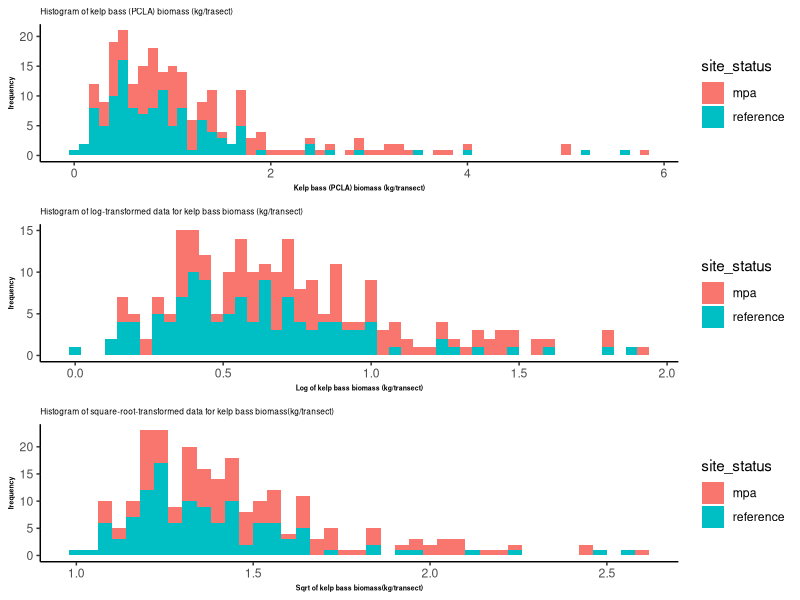
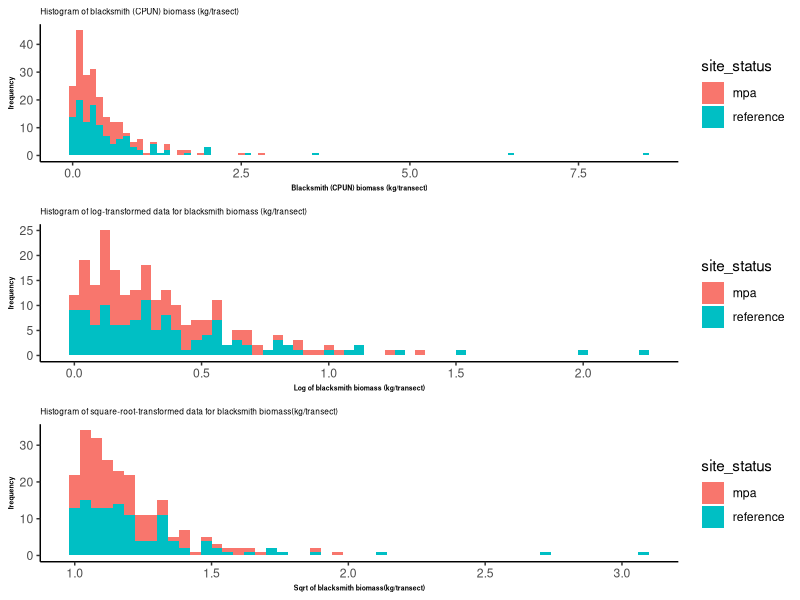
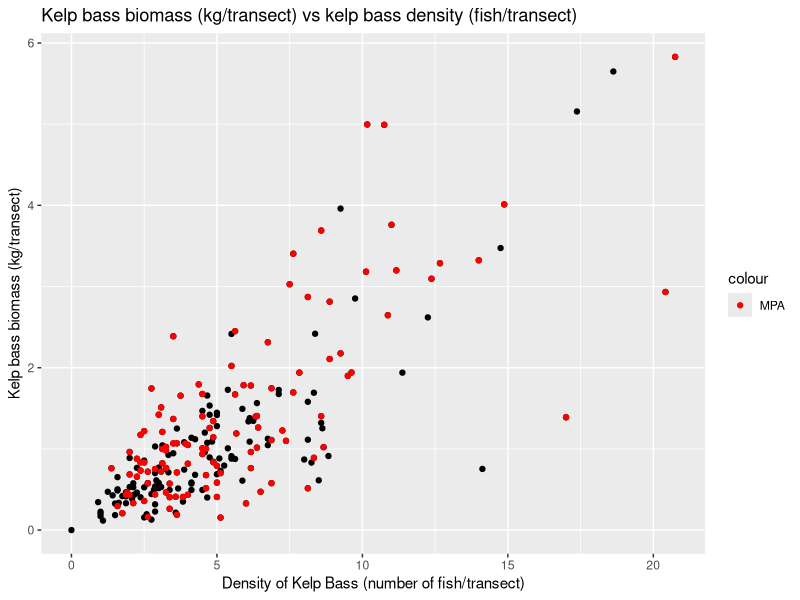
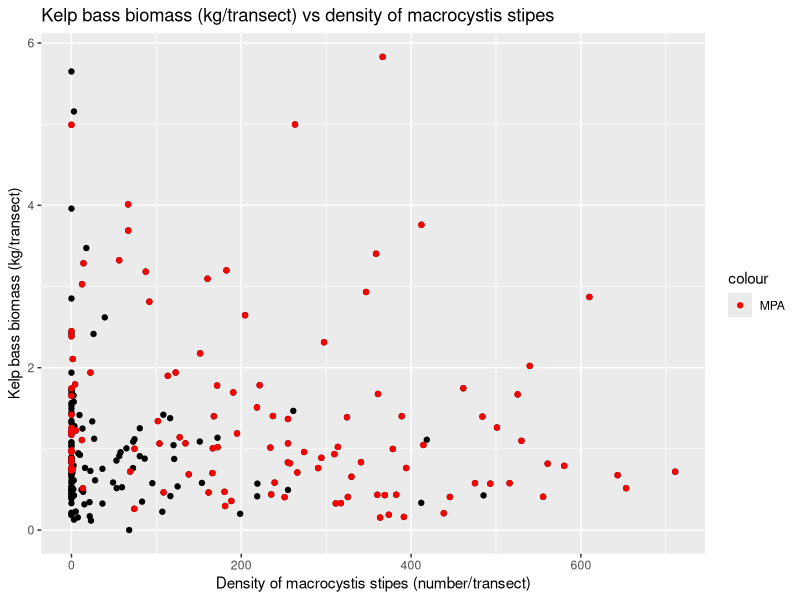
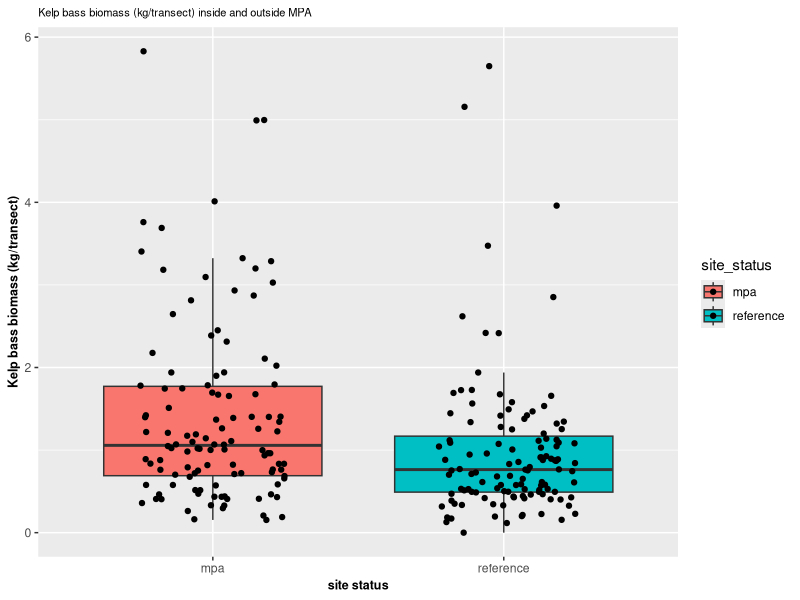
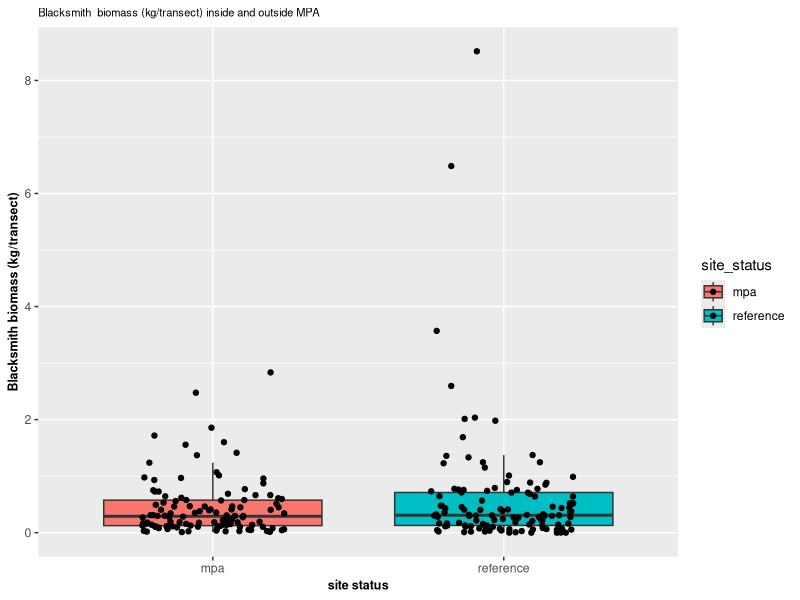
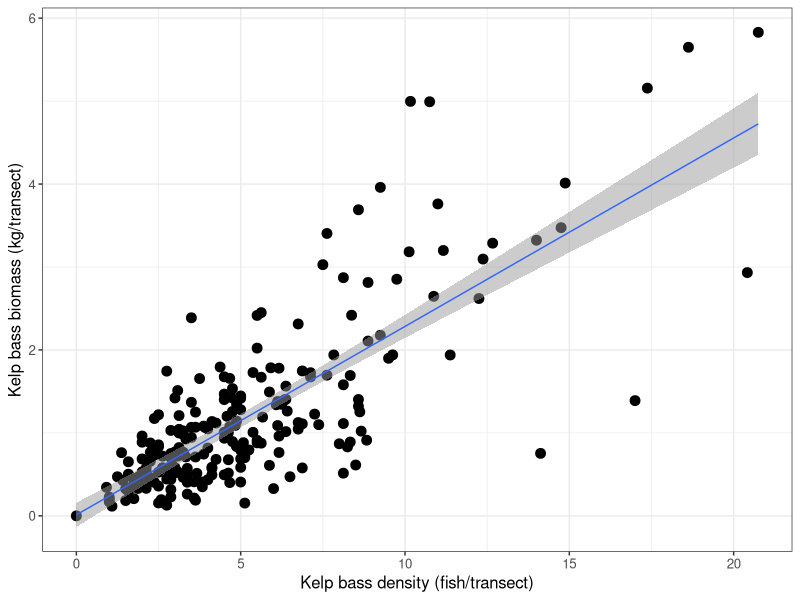
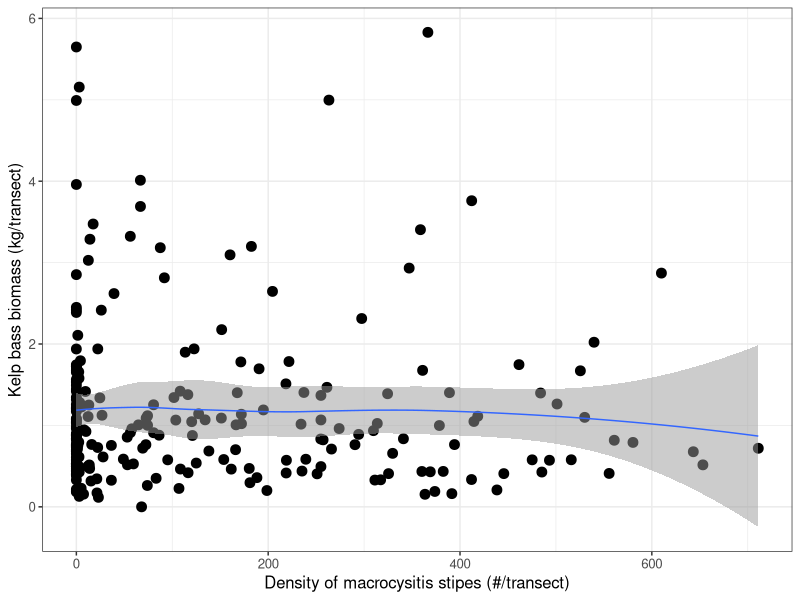

The R script that drew these images, in order:
## ---- chunk 1
knitr::opts_chunk$set(
	echo = TRUE,
	message = FALSE,
	warning = FALSE
)
# you must have echo = set to TRUE
## ---- chunk 2

# upload necessary libraries
library(tidyverse)
library(ggplot2)
library(psych)
library(car)
library(multcomp)
library(cowplot)
library(ggplot2)
library(fitdistrplus)
library("gridExtra")
# include other libraries you may need
## ---- chunk 3
## Loading in my data
pisco_data<-read.csv("NIKA_DATA.csv")
## ---- chunk 4

# Histogram of un-transformed y-variable (kelp bass biomass)
histogram<-ggplot(pisco_data, aes(x=bm_PCLA, fill=site_status))+ #making ggplot 
  geom_histogram(binwidth = 0.1)+ #making histogram to test normality
  theme_classic()+ #changing theme
  labs(x="Kelp bass (PCLA) biomass (kg/transect)", y="frequency")+ #create labels
  ggtitle("Histogram of kelp bass (PCLA) biomass (kg/trasect)")+ #create title
  theme(axis.title=element_text(face="bold", size=5), plot.title = element_text(size = 6)) #changing text elements 

pisco_data$log_bm_PCLA<-log(pisco_data$bm_PCLA+1) #making a new variable that is the log transformation of the PCLA biomass

## Histogram of log transformed y-variable (kelp bass biomass)
histogram2<-ggplot(pisco_data, aes(x=log_bm_PCLA, fill=site_status))+ #making a ggplot of the log transformed data
  geom_histogram(binwidth = 0.04)+ #changing color, making histogram
  theme_classic()+ #changing theme
  labs(x="Log of kelp bass biomass (kg/transect)", y="frequency")+ #changing labels 
  ggtitle("Histogram of log-transformed data for kelp bass biomass (kg/transect)")+ #title 
  theme(axis.title=element_text(face="bold", size=5), plot.title = element_text(size = 6)) #changing text elements 

pisco_data$sqrt_bm_PCLA<-sqrt(pisco_data$bm_PCLA+1) #making a new variable that is the log transformation of the PCLA biomass

#Histogram of square root transformed y-variable (kelp bass biomass)
histogram3<-ggplot(pisco_data, aes(x=sqrt_bm_PCLA, fill=site_status))+ #making a ggplot of the log transformed data
  geom_histogram (binwidth = 0.04)+ #making histogram
  theme_classic()+ #changing theme
  labs(x="Sqrt of kelp bass biomass(kg/transect)", y="frequency")+ #changing labels
  ggtitle("Histogram of square-root-transformed data for kelp bass biomass(kg/transect)")+ #title 
  theme(axis.title=element_text(face="bold", size=5), plot.title = element_text(size = 6)) #changing text elements 

grid.arrange(histogram, histogram2, histogram3, nrow=3) #putting all three histograms into one chunk/display 

## ---- chunk 5
## Histogram of un-transformed y-variable (blacksmith biomass)
histogram4<-ggplot(pisco_data, aes(x=bm_CPUN, fill=site_status))+ #making ggplot 
  geom_histogram(binwidth = 0.1)+ #making histogram to test normality
  theme_classic()+ #changing theme
  labs(x="Blacksmith (CPUN) biomass (kg/transect)", y="frequency")+ #create labels
  ggtitle("Histogram of blacksmith (CPUN) biomass (kg/trasect)")+ #create title
  theme(axis.title=element_text(face="bold", size=5), plot.title = element_text(size = 6)) #changing text elements 

pisco_data$log_bm_CPUN<-log(pisco_data$bm_CPUN+1) #making a new variable that is the log transformation of CPUN biomass

## Histogram of log transformed y-variable (blacksmith biomass)
histogram5<-ggplot(pisco_data, aes(x=log_bm_CPUN, fill=site_status))+ #making a ggplot of the log transformed data
  geom_histogram(binwidth = 0.04)+ #changing color, making histogram
  theme_classic()+ #changing theme
  labs(x="Log of blacksmith biomass (kg/transect)", y="frequency")+ #changing labels 
  ggtitle("Histogram of log-transformed data for blacksmith biomass (kg/transect)")+ #title 
  theme(axis.title=element_text(face="bold", size=5), plot.title = element_text(size = 6)) #changing text elements 

pisco_data$sqrt_bm_CPUN<-sqrt(pisco_data$bm_CPUN+1) #making a new variable that is the log transformation of  CPUN biomass

#Histogram of square root transformed y-variable (blacksmith biomass)
histogram6<-ggplot(pisco_data, aes(x=sqrt_bm_CPUN, fill=site_status))+ #making a ggplot of the log transformed data
  geom_histogram (binwidth = 0.04)+ #making histogram
  theme_classic()+ #changing theme
  labs(x="Sqrt of blacksmith biomass(kg/transect)", y="frequency")+ #changing labels
  ggtitle("Histogram of square-root-transformed data for blacksmith biomass(kg/transect)")+ #title 
  theme(axis.title=element_text(face="bold", size=5), plot.title = element_text(size = 6)) #changing text elements 

grid.arrange(histogram4, histogram5, histogram6, nrow=3) #putting all three histograms into one chunk/display 

## ---- chunk 6
## plot y~x(numeric):
twonum1<-ggplot(pisco_data, aes(x=den_PCLA, y=bm_PCLA))+ #making ggplot, defining variables, naming the plot 
  geom_point() + #scatter plot
  geom_point(data = filter(pisco_data, site_status == "mpa"), aes(color = "MPA")) +  # Change color for points in MPA
  labs(x = "Density of Kelp Bass (number of fish/transect)", y = "Kelp bass biomass (kg/transect)") + #adding informative lables 
  scale_color_manual(values = c("red"), labels = c("MPA"))+  # Specify color and label for the legend
  ggtitle("Kelp bass biomass (kg/transect) vs kelp bass density (fish/transect)") #making a title
plot(twonum1)
## ---- chunk 7
## plot y~x(numeric) 2:
twonum2<-ggplot(pisco_data, aes(x=den_MACSTIPES, y=bm_PCLA))+ #making ggplot, defining variables, naming the plot 
  geom_point()+ #scatter plot
  geom_point(data = filter(pisco_data, site_status == "mpa"), aes(color = "MPA")) +  # Change color for points in MPA
  labs(x = "Density of macrocystis stipes (number/transect)", y = "Kelp bass biomass (kg/transect)") + #adding informative lables 
  scale_color_manual(values = c("red"), labels = c("MPA"))+ # Specify color and label for the legend
  ggtitle("Kelp bass biomass (kg/transect) vs density of macrocystis stipes") #informative title
plot(twonum2)
## ---- chunk 8
categoricalkb<-ggplot(pisco_data, aes(x=site_status, y=bm_PCLA, fill=site_status))+ #making a ggplot, defining x and y, naming it categorical k(elp) b(ass)
  geom_boxplot(outlier.shape=NA)+ #omitting outliers so they will not be double represented when geom jitter layer is added 
  geom_jitter(width=0.25)+ #adding individual data points over the box plot 
  labs(x="site status", y="Kelp bass biomass (kg/transect)")+ #creating labels 
  ggtitle("Kelp bass biomass (kg/transect) inside and outside MPA")+ #making a title
  theme(axis.title=element_text(face="bold", size=9), plot.title = element_text(size = 8)) #changing text elements 

plot(categoricalkb)

## ---- chunk 9
categoricalbs<-ggplot(pisco_data, aes(x=site_status, y=bm_CPUN, fill=site_status))+ #making a ggplot, defining x and y, naming it categorical b(lack)s(mith)
  geom_boxplot(outlier.shape=NA)+ #omitting outliers so they will not be double represented when geom jitter layer is added 
  geom_jitter(width=0.25)+ #adding individual data points over the box plot
  labs(x="site status", y="Blacksmith biomass (kg/transect)")+ #creating labels 
  ggtitle("Blacksmith  biomass (kg/transect) inside and outside MPA")+ #making a title 
  theme(axis.title=element_text(face="bold", size=9), plot.title = element_text(size = 8)) #changing text elements 
plot(categoricalbs)

## ---- chunk 10

#visualizing results
ggplot(pisco_data, aes(x=den_PCLA, y=bm_PCLA))+
  geom_point(size=3)+
  geom_smooth(method="lm", alpha=0.5, size=0.5)+
  ylab("Kelp bass biomass (kg/transect)")+ 
  xlab("Kelp bass density (fish/transect)")+
  theme_bw()+ #cute theme
  theme(text = element_text(size=12)) 

# From the results of the Pearson’s parametric correlation, we conclude that r is equal to 0.7599329  which suggests a strong positive correlation between the density of kelp bass (fish/transect) and biomass of kelp bass (kg/transect). The p value is <2.2e-16 which is less than our alpha value of 0.05. This means we can reject the null hypothesis that there is no significant correlation between the density of kelp bass (fish/transect) and biomass of kelp bass (kg/transect). Our test statistic is  17.769, and df= 23. The 95% confidence interval is 0.6481601 to 0.7224044, which does not contain zero, hence there is a strong positive correlation between  the density of kelp bass (fish/transect) and biomass of kelp bass (kg/transect).
## ---- chunk 11


#visualizing results
ggplot(pisco_data, aes(x=den_MACSTIPES, y=bm_PCLA))+
  geom_point(size=3)+
  geom_smooth(alpha=0.5, size=0.5)+
  ylab("Kelp bass biomass (kg/transect)")+ 
  xlab("Density of macrocysitis stipes (#/transect)")+
  theme_bw()+ 
  theme(text = element_text(size=12)) 

#From the results of the Pearson’s parametric correlation, we conclude that rho is equal to -0.03937696 which suggests weak negative relationship between the density of macrocystis stipes (#/transect) and the biomass of kelp bass (kg/transect). The p value is 0.5498 which is greater than our alpha value 0f 0.05. This means we fail to reject the null hypothesis that there is no significant monotonic relationship between the density of macrocystis stipes (#/transect) and the biomass of kelp bass (kg/transect). Our test statistic is 2191198. In conclusion, there is not a significant monotonic relationship between the density of macrocystis stipes (#/transect) and the biomass of kelp bass (kg/transect).

## ---- chunk 12
# Histogram of un-transformed y-variable (kelp bass biomass)
histogram<-ggplot(pisco_data, aes(x=bm_PCLA, fill=site_status))+ #making ggplot 
  geom_histogram()+ #making histogram to test normality
  theme_classic()+ #changing theme
  labs(x="Kelp bass (PCLA) biomass (kg/transect)", y="frequency")+ #create labels
  ggtitle("Histogram of kelp bass (PCLA) biomass (kg/trasect")+ #create title
  theme(axis.title=element_text(face="bold", size=9), plot.title = element_text(size = 8)) #changing text elements 

pisco_data$log_bm_PCLA<-log(pisco_data$bm_PCLA+1) #making a new variable that is the log transformation of the PCLA biomass

## Histogram of log transformed y-variable (kelp bass biomass)
histogram2<-ggplot(pisco_data, aes(x=log_bm_PCLA, fill=site_status))+ #making a ggplot of the log transformed data
  geom_histogram()+ #changing color, making histogram
  theme_classic()+ #changing theme
  labs(x="Log of kelp bass biomass (kg/transect)", y="frequency")+ #changing labels 
  ggtitle("Histogram of log-transformed data for kelp bass biomass (kg/transect)")+ #title 
  theme(axis.title=element_text(face="bold", size=9), plot.title = element_text(size = 8)) #changing text elements 

pisco_data$sqrt_bm_PCLA<-sqrt(pisco_data$bm_PCLA+1) #making a new variable that is the log transformation of the PCLA biomass

#Histogram of square root transformed y-variable (kelp bass biomass)
histogram3<-ggplot(pisco_data, aes(x=sqrt_bm_PCLA, fill=site_status))+ #making a ggplot of the log transformed data
  geom_histogram ()+ #making histogram
  theme_classic()+ #changing theme
  labs(x="Sqrt of kelp bass biomass(kg/transect)", y="frequency")+ #changing labels
  ggtitle("Histogram of square-root-transformed data for kelp bass biomass(kg/m^3)")+ #title 
  theme(axis.title=element_text(face="bold", size=9), plot.title = element_text(size = 8)) #changing text elements 

grid.arrange(histogram, histogram2, histogram3, ncol=3) #putting all three histograms into one chunk/display 

# qqPlot of y-variable
qqPlot(pisco_data$bm_PCLA) # qqPlot of un-transformed kelp bass biomass
qqPlot(pisco_data$log_bm_PCLA) # qqPlot of log-transformed kelp bass biomass
qqPlot(pisco_data$sqrt_bm_PCLA) # qqPlot of square-root-transformed kelp bass

# shapiro-wilks test of y-variable
shapiro.test(pisco_data$bm_PCLA) #Shapiro-wilks test of un-transformed kelp bass biomass
shapiro.test(pisco_data$log_bm_PCLA) #Shapiro-wilks test of log-transformed kelp bass biomass
shapiro.test(pisco_data$sqrt_bm_PCLA) #Shapiro-wilks test of square-root-transformed kelp bass biomass

## ---- chunk 13
## Histogram of un-transformed y-variable (blacksmith biomass)
histogram4<-ggplot(pisco_data, aes(x=bm_CPUN, fill=site_status))+ #making ggplot 
  geom_histogram()+ #making histogram to test normality
  theme_classic()+ #changing theme
  labs(x="Blacksmith (CPUN) biomass (kg/transect)", y="frequency")+ #create labels
  ggtitle("Histogram of blacksmith (CPUN) biomass (kg/trasect)")+ #create title
  theme(axis.title=element_text(face="bold", size=9), plot.title = element_text(size = 8)) #changing text elements 

pisco_data$log_bm_CPUN<-log(pisco_data$bm_CPUN+1) #making a new variable that is the log transformation of CPUN biomass

## Histogram of log transformed y-variable (blacksmith biomass)
histogram5<-ggplot(pisco_data, aes(x=log_bm_CPUN, fill=site_status))+ #making a ggplot of the log transformed data
  geom_histogram()+ #changing color, making histogram
  theme_classic()+ #changing theme
  labs(x="Log of blacksmith biomass (kg/transect)", y="frequency")+ #changing labels 
  ggtitle("Histogram of log-transformed data for blacksmith biomass (kg/transect)")+ #title 
  theme(axis.title=element_text(face="bold", size=9), plot.title = element_text(size = 8)) #changing text elements 

pisco_data$sqrt_bm_CPUN<-sqrt(pisco_data$bm_CPUN+1) #making a new variable that is the log transformation of  CPUN biomass

#Histogram of square root transformed y-variable (blacksmith biomass)
histogram6<-ggplot(pisco_data, aes(x=sqrt_bm_CPUN, fill=site_status))+ #making a ggplot of the log transformed data
  geom_histogram ()+ #making histogram
  theme_classic()+ #changing theme
  labs(x="Sqrt of blacksmith biomass(kg/transect)", y="frequency")+ #changing labels
  ggtitle("Histogram of square-root-transformed data for blacksmith biomass(kg/transect)")+ #title 
  theme(axis.title=element_text(face="bold", size=9), plot.title = element_text(size = 8)) #changing text elements 

grid.arrange(histogram4, histogram5, histogram6, ncol=3) #putting all three histograms into one chunk/display 

# qqPlot of y-variable
qqPlot(pisco_data$bm_CPUN) #qqPlot of untransformed blacksmithbiomass  
qqPlot(pisco_data$log_bm_CPUN) #qqPlot of log-transformed blacksmith biomass
qqPlot(pisco_data$sqrt_bm_CPUN) #qqPlot of square-root transformed blacksmith

# shapiro-wilks test of y-variable
shapiro.test(pisco_data$bm_CPUN) # Shapiro-wilks test of un-transformed blacksmith biomass 
shapiro.test(pisco_data$log_bm_CPUN) # Shapiro-wilks test of log-transformed blacksmith biomass 
shapiro.test(pisco_data$sqrt_bm_CPUN) #Shapiro-wilks test of square-root transformed blacksmith biomass
## ---- chunk 14
categoricalkb<-ggplot(pisco_data, aes(x=site_status, y=bm_PCLA, fill=site_status))+ #making a ggplot, defining x and y, naming it categorical k(elp) b(ass)
  geom_boxplot(outlier.shape=NA)+ #omitting outliers so they will not be double represented when geom jitter layer is added 
  geom_jitter(width=0.25)+ #adding individual data points over the box plot 
  labs(x="site status", y="Kelp bass biomass (kg/transect)")+ #creating labels 
  ggtitle("Kelp bass biomass (kg/transect) inside and outside MPA")+ #making a title
  theme(axis.title=element_text(face="bold", size=9), plot.title = element_text(size = 8)) #changing text elements 

categoricalbs<-ggplot(pisco_data, aes(x=site_status, y=bm_CPUN, fill=site_status))+ #making a ggplot, defining x and y, naming it categorical b(lack)s(mith)
  geom_boxplot(outlier.shape=NA)+ #omitting outliers so they will not be double represented when geom jitter layer is added 
  geom_jitter(width=0.25)+ #adding individual data points over the box plot
  labs(x="site status", y="Blacksmith biomass (kg/transect)")+ #creating labels 
  ggtitle("Blacksmith  biomass (kg/transect) inside and outside MPA")+ #making a title 
  theme(axis.title=element_text(face="bold", size=9), plot.title = element_text(size = 8)) #changing text elements 

grid.arrange(categoricalkb, categoricalbs, nrow=1) #displaying both boxplots together 
## ---- chunk 15
## plot y~x(numeric):
twonum1<-ggplot(pisco_data, aes(x=den_PCLA, y=bm_PCLA))+ #making ggplot, defining variables, naming the plot 
  geom_point() + #scatter plot
  geom_point(data = filter(pisco_data, site_status == "mpa"), aes(color = "MPA")) +  # Change color for points in MPA
  labs(x = "Density of Kelp Bass (number of fish/transect)", y = "Kelp bass biomass (kg/transect)") + #adding informative lables 
  scale_color_manual(values = c("red"), labels = c("MPA"))+  # Specify color and label for the legend
  ggtitle("Kelp bass biomass (kg/transect) vs kelp bass density (fish/transect)") #making a title
plot(twonum1)

## plot y~x(numeric) 2:
twonum2<-ggplot(pisco_data, aes(x=den_MACSTIPES, y=bm_PCLA))+ #making ggplot, defining variables, naming the plot 
  geom_point()+ #scatter plot
  geom_point(data = filter(pisco_data, site_status == "mpa"), aes(color = "MPA")) +  # Change color for points in MPA
  labs(x = "Density of macrocystis stipes (number/transect)", y = "Kelp bass biomass (kg/transect)") + #adding informative lables 
  scale_color_manual(values = c("red"), labels = c("MPA"))+ # Specify color and label for the legend
  ggtitle("Kelp bass biomass (kg/transect) vs density of macrocystis stipes") #informative title
plot(twonum2)

## ---- chunk 16
#Step 1: Check assumptions

#Assumes that the observations from each group represent a random sample from the population- yes
# Assumes that the observations follow a normal distribution- check with histogram, qqplot, Shapiro-Wilks
# Histogram of un-transformed y-variable (kelp bass biomass)
histogram<-ggplot(pisco_data, aes(x=bm_PCLA, fill=site_status))+ #making ggplot 
  geom_histogram()+ #making histogram to test normality
  theme_classic()+ #changing theme
  labs(x="Kelp bass (PCLA) biomass (kg/transect)", y="frequency")+ #create labels
  ggtitle("Histogram of kelp bass (PCLA) biomass (kg/trasect")+ #create title
  theme(axis.title=element_text(face="bold", size=9), plot.title = element_text(size = 8)) #changing text elements 

pisco_data$log_bm_PCLA<-log(pisco_data$bm_PCLA+1) #making a new variable that is the log transformation of the PCLA biomass

## Histogram of log transformed y-variable (kelp bass biomass)
histogram2<-ggplot(pisco_data, aes(x=log_bm_PCLA, fill=site_status))+ #making a ggplot of the log transformed data
  geom_histogram()+ #changing color, making histogram
  theme_classic()+ #changing theme
  labs(x="Log of kelp bass biomass (kg/transect)", y="frequency")+ #changing labels 
  ggtitle("Histogram of log-transformed data for kelp bass biomass (kg/transect)")+ #title 
  theme(axis.title=element_text(face="bold", size=9), plot.title = element_text(size = 8)) #changing text elements 

pisco_data$sqrt_bm_PCLA<-sqrt(pisco_data$bm_PCLA+1) #making a new variable that is the log transformation of the PCLA biomass

#Histogram of square root transformed y-variable (kelp bass biomass)
histogram3<-ggplot(pisco_data, aes(x=sqrt_bm_PCLA, fill=site_status))+ #making a ggplot of the log transformed data
  geom_histogram ()+ #making histogram
  theme_classic()+ #changing theme
  labs(x="Sqrt of kelp bass biomass(kg/transect)", y="frequency")+ #changing labels
  ggtitle("Histogram of square-root-transformed data for kelp bass biomass(kg/m^3)")+ #title 
  theme(axis.title=element_text(face="bold", size=9), plot.title = element_text(size = 8)) #changing text elements 

grid.arrange(histogram, histogram2, histogram3, ncol=3)

# qqPlot of y-variable
qqPlot(pisco_data$bm_PCLA) # qqPlot of y-variable
qqPlot(pisco_data$log_bm_PCLA)
qqPlot(pisco_data$sqrt_bm_PCLA)

# shapiro-wilks test of y-variable
shapiro.test(pisco_data$bm_PCLA) # shapiro-wilks test of y-variable
shapiro.test(pisco_data$log_bm_PCLA)
shapiro.test(pisco_data$sqrt_bm_PCLA)

#y variable is not normally distributed even after transformations, but since there are more than 50 observations it is ok to invoke CLT. There are definitely outliers in this data but dropping them does not feel appropriate since the presence of very large fish is imporatnt to take into account when assessing MPAs. 

#Check assumption that the observations from the two groups have the same variance- levenesTest
leveneTest(bm_PCLA~site_status, data=pisco_data)
#The null hypothesis of the levene's test is that the variance between the two groups is equal. Since the p-value is <0.05 we reject the null hypothesis that the variance between the two groups is equal. W will use non-parametric test for comparing central tendency: Mann-Whitney U-test/Wilcoxon Rank Sum test

#Step Two: run apprppriate test: Mann-Whitney U-test/Wilcoxon Rank Sum test
wilcox<-wilcox.test(pisco_data$bm_PCLA~ pisco_data$site_status)


#results: Based on the results of this t-test, there is a significant difference between the median kelp bass biomass (kg/transect) inside and outside of MPAs. With a 95% confidence interval and 0.05 alpha level, a p-value of 0.02366, which is less than alpha means we can  reject the null hypothesis that there is not significant difference between the median biomass of kelp bass (kg/transect) inside and outside of MPAs.The test statistic for this test is 5.188, and the degrees of freedom are 231.
## ---- chunk 17
#Step 1: Check assumptions

#Assumes that the observations from each group represent a random sample from the population- yes
# Assumes that the observations follow a normal distribution- check with histogram, qqplot, Shapiro-Wilks
## Histogram of un-transformed y-variable (kelp bass biomass)
histogram4<-ggplot(pisco_data, aes(x=bm_CPUN, fill=site_status))+ #making ggplot 
  geom_histogram()+ #making histogram to test normality
  theme_classic()+ #changing theme
  labs(x="Blacksmith (CPUN) biomass (kg/transect)", y="frequency")+ #create labels
  ggtitle("Histogram of blacksmith (CPUN) biomass (kg/trasect)")+ #create title
  theme(axis.title=element_text(face="bold", size=9), plot.title = element_text(size = 8)) #changing text elements 

pisco_data$log_bm_CPUN<-log(pisco_data$bm_CPUN+1) #making a new variable that is the log transformation of the PCLA biomass

## Histogram of log transformed y-variable (kelp bass biomass)
histogram5<-ggplot(pisco_data, aes(x=log_bm_CPUN, fill=site_status))+ #making a ggplot of the log transformed data
  geom_histogram()+ #changing color, making histogram
  theme_classic()+ #changing theme
  labs(x="Log of blacksmith biomass (kg/transect)", y="frequency")+ #changing labels 
  ggtitle("Histogram of log-transformed data for blacksmith biomass (kg/transect)")+ #title 
  theme(axis.title=element_text(face="bold", size=9), plot.title = element_text(size = 8)) #changing text elements 

pisco_data$sqrt_bm_CPUN<-sqrt(pisco_data$bm_CPUN+1) #making a new variable that is the log transformation of the PCLA biomass

#Histogram of square root transformed y-variable (kelp bass biomass)
histogram6<-ggplot(pisco_data, aes(x=sqrt_bm_CPUN, fill=site_status))+ #making a ggplot of the log transformed data
  geom_histogram ()+ #making histogram
  theme_classic()+ #changing theme
  labs(x="Sqrt of blacksmith biomass(kg/transect)", y="frequency")+ #changing labels
  ggtitle("Histogram of square-root-transformed data for blacksmith biomass(kg/transect)")+ #title 
  theme(axis.title=element_text(face="bold", size=9), plot.title = element_text(size = 8)) #changing text elements 

grid.arrange(histogram4, histogram5, histogram6, ncol=3) #plotting all together 

# qqPlot of y-variable
qqPlot(pisco_data$bm_CPUN) # qqPlot of un-transformed blacksmith biomass
qqPlot(pisco_data$log_bm_CPUN) #qqPlot of log-transformed blacksmith biomass
qqPlot(pisco_data$sqrt_bm_CPUN) #qqqPlot of square-root-transformed blacksmith biomass

# shapiro-wilks test of y-variable
shapiro.test(pisco_data$bm_CPUN) # Shapiro-wilks test of un-transformed blacksmith biomass
shapiro.test(pisco_data$log_bm_CPUN) #Shapiro-wilks test of log-transformed blacksmith biomass
shapiro.test(pisco_data$sqrt_bm_CPUN) #Shapiro-wilks test of square-root-transformed blacksmith biomass

#y variable is not normally distributed even after transformations, but since there are more than 50 observations it is ok to invoke CLT. There are definitely outliers in this data but dropping them does not feel appropriate since the presence of very large fish is imporatnt to take into account when assessing MPAs. 

#Check assumption that the observations from the two groups have the same variance- levenesTest
leveneTest(bm_CPUN~site_status, data=pisco_data)
# The null hypothesis of a leveneTest is that the variances are equal. Since p>0.05, we fail to reject the null hypothesis meaning the variance of the two groups are equal. 
#CLT invoked for normal distribution, all other assumptions met so we can run a two-sample t test

#Step Two: run apprppriate test: Mann-Whitney U-test/Wilcoxon Rank Sum test
t.test(bm_CPUN~site_status, data=pisco_data, var.equal = TRUE) 

#results: Based on the results of this t-test, there is not a significant difference between the mean blacksmith biomass (kg/transect) inside and outside of MPAs. With a 95% confidence interval and 0.05 alpha level, a p-value of 0.1269 which is greater than alpha means we fail to reject the null hypothesis that there is a significant difference between the mean biomass (kg/transect) of blacksmith inside and outside of MPAs.The test statistic for this t-test is -1.5321, and the degrees of freedom are 231. The 95% confidence interval is -0.38520866 to 0.04819e313. Sample estimates for the mean blacksmith biomass are 0.4399424 kg/transect inside MPAs and  0.6084502 kg/transect in reference areas. These similar estimates further support the conclusions of the t-test.
## ---- chunk 18
pisco_data_num<-pisco_data %>% #making a subset of data with only numeric data form pisco_data
  dplyr::select(c(5:12)) #selecting numeric columns
pisco_data_num$log_den_PCLA<-log(pisco_data_num$den_PCLA+1) #adding a variable for the log transformed den_PCLA
pisco_data_num$sqrt_den_PCLA<-sqrt(pisco_data_num$den_PCLA) #adding a variable for the sqrt transformed den_PCLA
pisco_data_num$log_den_mac<-log(pisco_data_num$den_MACSTIPES+1) #adding a variable for the log transformed den_MACSTIPES
pisco_data_num$sqrt_den_mac<-sqrt(pisco_data_num$den_MACSTIPES) #adding a variable for the sqrt transformed den_MACSTIPES

pairs.panels(pisco_data_num, density=TRUE, cor=TRUE, lm=TRUE) #generating a pairs plot to visualize the relationships between variables in the dataset pisco_data_num. Includes histograms (density=TRUE), correlation coefficients (cor=TRUE), and linear regression lines (lm=TRUE) for each pairwise comparison.


pisco_data_bmDen<-pisco_data_num %>% #selecting subset of data I want to evaluate further based on the mega pairs-panels 
  dplyr::select(c(3,4,7,8,9,10))
                
pairs.panels(pisco_data_bmDen, density=TRUE, cor=TRUE, lm=TRUE) #generating a pairs plot to visualize the relationships between variables in the dataset pisco_data_num. Includes histograms (density=TRUE), correlation coefficients (cor=TRUE), and linear regression lines (lm=TRUE) for each pairwise comparison.

## ---- chunk 19
cor.test(pisco_data_bmDen$log_bm_PCLA, # log transformed variable (biomass of kelp bass)
         pisco_data_bmDen$log_den_PCLA, #  log transformed variable (density of kelp bass)
         method = "pearson", # using a Pearson's correlation because x and y both meet the assumptions of a bivariate normal distribution 
         alternative = "two.sided") # value can be above or below threshold vs one side the value is either larger or smaller

#visualizing results
ggplot(pisco_data, aes(x=den_PCLA, y=bm_PCLA))+
  geom_point(size=3)+
  geom_smooth(method="lm", alpha=0.6, size=0.5)+
  ylab("Kelp bass biomass (kg/transect)")+ 
  xlab("Kelp bass density (fish/transect)")+
  theme_bw()+ #cute theme
  theme(text = element_text(size=12)) 

# From the results of the Pearson’s parametric correlation, we conclude that r is equal to 0.7599329  which suggests a strong positive correlation between the density of kelp bass (fish/transect) and biomass of kelp bass (kg/transect). The p value is <2.2e-16 which is less than our alpha value of 0.05. This means we can reject the null hypothesis that there is no significant correlation between the density of kelp bass (fish/transect) and biomass of kelp bass (kg/transect). Our test statistic is  17.769, and df= 23. The 95% confidence interval is 0.6481601 to 0.7224044, which does not contain zero, hence there is a strong positive correlation between  the density of kelp bass (fish/transect) and biomass of kelp bass (kg/transect).

## ---- chunk 20
pisco_data_kelp<-pisco_data_num %>%
  dplyr::select(2,4,7,8,11,12) #making a subset pairs-panels to test assumptions for the data I want to analyze 
pairs.panels(pisco_data_kelp, density=TRUE, cor=TRUE, lm=TRUE) #generating a pairs plot to visualize the relationships between variables in the dataset pisco_data_num. Includes histograms (density=TRUE), correlation coefficients (cor=TRUE), and linear regression lines (lm=TRUE) for each pairwise comparison.
cor.test(pisco_data$bm_PCLA, # one numeric variable
         pisco_data$den_MACSTIPES, # second numeric variable
         method = "spearman", # MUST specify if it's pearson or spearman
         alternative = "two.sided") # value can be above or below threshold vs one side the value is either larger or smaller

#visualizing results
ggplot(pisco_data, aes(x=den_MACSTIPES, y=bm_PCLA))+
  geom_point(size=3)+
  geom_smooth(alpha=0.6, size=0.5)+
  ylab("Kelp bass biomass (kg/transect)")+ 
  xlab("Density of macrocysitis stipes (#/transect)")+
  theme_bw()+ 
  theme(text = element_text(size=12)) 

#From the results of the Pearson’s parametric correlation, we conclude that rho is equal to -0.03937696 which suggests weak negative relationship between the density of macrocystis stipes (#/transect) and the biomass of kelp bass (kg/transect). The p value is 0.5498 which is greater than our alpha value 0f 0.05. This means we fail to reject the null hypothesis that there is no significant monotonic relationship between the density of macrocystis stipes (#/transect) and the biomass of kelp bass (kg/transect). Our test statistic is 2191198. In conclusion, there is not a significant monotonic relationship between the density of macrocystis stipes (#/transect) and the biomass of kelp bass (kg/transect).
